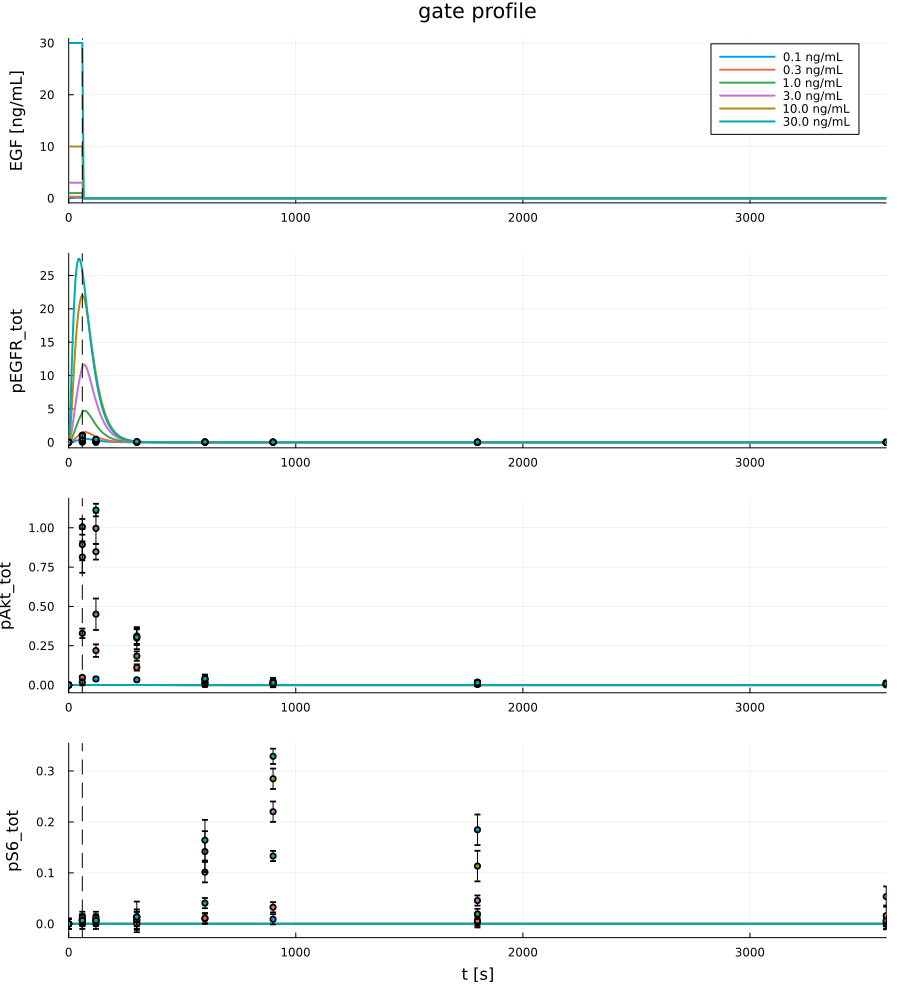

The script that saved this image:
# Fujita et al. (2010), Sci Signal 3(132):ra56, as posed in the PEtab Benchmark Collection
# (Fujita_SciSignal2010, test_data/input_pulse). Parameter estimation: nine species, six EGF
# doses, one set of rate constants, and a Gaussian negative log-likelihood over 144 measurements.
#
# EGF is a rectangular pulse. The dose is held for TPULSE and then washed out, and the edge is
# itself a measurement time, so it lands on a node and no interval straddles it. EGF is data
# rather than a variable, so it rides in the iterator as the coefficient of the association term.

ENV["GKSwstype"] = "100"

using ExaModels
using ExaModelsCollocation
using MadNLP
using Plots

# ----- Problem data from PEtab file -----

# Species, in the order of listOfSpecies
const EGFR, PEGFR, PEGFR_AKT, AKT, PAKT, S6, PAKT_S6, PS6, EGF_EGFR = 1:9
const Nz, Nc = 9, 6

# Collocation degree and subdivisions per measurement interval
const KDEG, NSUB = 4, 4

# Eleven reactions, with EGF a known input rather than a species:
#
#   v1  EGFR + EGF <-> EGF_EGFR      v7   pAkt      -> Akt
#   v2  pEGFR + Akt <-> pEGFR_Akt    v8   pS6       -> S6
#   v3  pEGFR_Akt -> pEGFR + pAkt    v9   EGF_EGFR  -> pEGFR
#   v4  pEGFR     -> 0               v10  EGFR      -> 0
#   v5  pAkt + S6 <-> pAkt_S6        v11  0         -> EGFR
#   v6  pAkt_S6   -> pAkt + pS6
#
# v10 and v11 are one turnover pair, EGFR_turnover * (EGFR_SS - EGFR).
const EGFR_SS = 68190.0

# ---------------------------------------------------- parameters_Fujita.tsv ----
# All nineteen estimated on a log10 scale over [1e-8, 1e8]: p = log10(parameter), and the
# model reads the physical value as 10^p. The nominal column is the published optimum.
const TURNOVER, INIT_AKT, INIT_EGFR, INIT_S6 = 1:4
const K1F, K1R, K2F, K2R, K3, K4, K5F, K5R, K6, K7, K8, K9 = 5:16
const SC_PAKT, SC_PEGFR, SC_PS6 = 17:19

const pnom = [
    0.001479614562719,     # EGFR_turnover
    0.026930923029049,     # init_AKT
    37536153.8059105,      # init_EGFR
    188.063148677911,      # init_S6
    0.003690766129111,     # reaction_1_k1
    0.002301175486005,     # reaction_1_k2
    0.000936500808211,     # reaction_2_k1
    60965.2066642586,      # reaction_2_k2
    0.433225051651771,     # reaction_3_k1
    0.030155177423024,     # reaction_4_k1
    3.27310803801897e-06,  # reaction_5_k1
    0.000398546299782,     # reaction_5_k2
    5.46319692934546e-06,  # reaction_6_k1
    0.011803208311735,     # reaction_7_k1
    0.000944761775113,     # reaction_8_k1
    0.028510798479438,     # reaction_9_k1
    41.3771031603841,      # scaling_pAkt_tot
    5.64785460492811e-08,  # scaling_pEGFR_tot
    78521.9513232784,      # scaling_pS6_tot
]
const Np = length(pnom)
const θnom = log10.(pnom)
const θLB, θUB = fill(log10(1e-8), Np), fill(log10(1e8), Np)

# One call per structurally distinct right-hand side. The Akt module and the S6 module are
# isomorphic, so three of the six cover both members of a pair and the rows are index sets.

# A free kinase: (free, partner, complex, recycled from, kf, kr, kd)
const FREE = [
    (AKT, PEGFR, PEGFR_AKT, PAKT, K2F, K2R, K7),
    (S6,  PAKT,  PAKT_S6,   PS6,  K5F, K5R, K8),
]

# Its complex: (complex, reactant, reactant, kf, kr, kc)
const CPLX = [
    (PEGFR_AKT, AKT, PEGFR, K2F, K2R, K3),
    (PAKT_S6,   S6,  PAKT,  K5F, K5R, K6),
]

# Its activated form: (activated, upstream, ka, partner, complex, kf, kr, kc, kd)
const ACTV = [
    (PEGFR, EGF_EGFR,  K9, AKT, PEGFR_AKT, K2F, K2R, K3, K4),
    (PAKT,  PEGFR_AKT, K3, S6,  PAKT_S6,   K5F, K5R, K6, K7),
]

# Species present at t = 0, each from its own parameter; everything else is 0
const ic_p = [(EGFR, INIT_EGFR), (AKT, INIT_AKT), (S6, INIT_S6)]
const ic_0 = [v for v in 1:Nz if !any(q -> q[1] == v, ic_p)]

# ------------------------------------------ experimentalCondition_Fujita.tsv ----
# The six conditions are EGF doses [ng/mL], each applied as a pulse over [0, TPULSE]
const TEND, TPULSE = 3600.0, 60.0
const DOSE = [0.1, 0.3, 1.0, 3.0, 10.0, 30.0]

# ------------------------------------- measurementData_pulse_Fujita.tsv ----
# One entry per (observable, condition). The two-species observables are scaled sums, so each
# carries the pair it reads. Columns are time, measurement, and sigma.
const meas = [
    (SC_PEGFR, (PEGFR, PEGFR_AKT), 1, [   0.0   0.0000000e+00   0.01
                                         60.0   2.6607499e-02   0.01
                                        120.0   1.8747276e-02   0.01
                                        300.0   4.4578443e-03   0.01
                                        600.0   2.8718951e-03   0.01
                                        900.0   2.8718951e-03   0.01
                                       1800.0   2.8718951e-03   0.01
                                       3600.0   6.8758800e-04   0.01]),
    (SC_PEGFR, (PEGFR, PEGFR_AKT), 2, [   0.0   0.0000000e+00   0.01
                                         60.0   7.2142779e-02   0.02
                                        120.0   2.8296383e-02   0.01
                                        300.0   1.2036420e-02   0.01
                                        600.0   6.3916011e-03   0.01
                                        900.0   6.5770372e-03   0.01
                                       1800.0   2.4638037e-03   0.01
                                       3600.0   1.1737089e-03   0.01]),
    (SC_PEGFR, (PEGFR, PEGFR_AKT), 3, [   0.0   0.0000000e+00   0.01
                                         60.0   2.5434890e-01   0.05
                                        120.0   8.6042962e-02   0.01
                                        300.0   1.0307423e-02   0.01
                                        600.0   2.8718951e-03   0.01
                                        900.0   2.8718951e-03   0.01
                                       1800.0   2.8718951e-03   0.01
                                       3600.0   2.3383729e-03   0.01]),
    (SC_PEGFR, (PEGFR, PEGFR_AKT), 4, [   0.0   0.0000000e+00   0.01
                                         60.0   5.8356409e-01    0.1
                                        120.0   2.1277657e-01   0.04
                                        300.0   2.4674493e-02   0.01
                                        600.0   1.3849656e-02   0.01
                                        900.0   7.8426463e-03   0.01
                                       1800.0   7.6294933e-03   0.01
                                       3600.0   1.6372512e-03   0.01]),
    (SC_PEGFR, (PEGFR, PEGFR_AKT), 5, [   0.0   0.0000000e+00   0.01
                                         60.0   1.0629958e+00  0.125
                                        120.0   3.9510878e-01   0.06
                                        300.0   4.9381839e-02   0.05
                                        600.0   4.2019287e-02   0.03
                                        900.0   2.7795719e-02   0.01
                                       1800.0   1.0327331e-02   0.01
                                       3600.0   2.9840891e-03   0.01]),
    (SC_PEGFR, (PEGFR, PEGFR_AKT), 6, [   0.0   0.0000000e+00   0.01
                                         60.0   1.0188246e+00   0.07
                                        120.0   4.5013403e-01   0.04
                                        300.0   1.0357264e-01   0.03
                                        600.0   5.6001180e-02   0.01
                                        900.0   2.0638918e-02   0.01
                                       1800.0   2.3500184e-02   0.01
                                       3600.0   4.7958476e-03   0.01]),
    (SC_PAKT,  (PAKT, PAKT_S6), 1, [   0.0   0.0000000e+00   0.01
                                      60.0   1.8292054e-02   0.02
                                     120.0   3.8759236e-02   0.01
                                     300.0   3.3397574e-02   0.01
                                     600.0   3.4415432e-03   0.01
                                     900.0   3.4415432e-03   0.01
                                    1800.0   3.4415432e-03   0.01
                                    3600.0   5.2939586e-03   0.01]),
    (SC_PAKT,  (PAKT, PAKT_S6), 2, [   0.0   0.0000000e+00   0.01
                                      60.0   4.8407699e-02   0.01
                                     120.0   2.1885126e-01   0.04
                                     300.0   1.1153496e-01   0.02
                                     600.0   1.1040503e-02   0.01
                                     900.0   1.0648881e-02   0.01
                                    1800.0   5.5566403e-03   0.01
                                    3600.0   4.8664931e-03   0.01]),
    (SC_PAKT,  (PAKT, PAKT_S6), 3, [   0.0   0.0000000e+00   0.01
                                      60.0   3.2908701e-01   0.03
                                     120.0   4.5038187e-01    0.1
                                     300.0   1.8438721e-01   0.03
                                     600.0   1.8350976e-02   0.03
                                     900.0   6.8830863e-03   0.02
                                    1800.0   6.8830863e-03   0.01
                                    3600.0   9.2644587e-04   0.01]),
    (SC_PAKT,  (PAKT, PAKT_S6), 4, [   0.0   0.0000000e+00   0.01
                                      60.0   8.1405426e-01    0.1
                                     120.0   8.4795502e-01   0.05
                                     300.0   3.1184711e-01   0.05
                                     600.0   3.6473296e-02   0.03
                                     900.0   1.6065632e-02   0.03
                                    1800.0   1.8031099e-02   0.01
                                    3600.0   1.3950348e-02   0.01]),
    (SC_PAKT,  (PAKT, PAKT_S6), 5, [   0.0   0.0000000e+00   0.01
                                      60.0   8.9307345e-01    0.1
                                     120.0   9.9645811e-01    0.1
                                     300.0   2.9820608e-01   0.07
                                     600.0   3.9357645e-02   0.02
                                     900.0   2.4093155e-02   0.01
                                    1800.0   1.8031099e-02   0.01
                                    3600.0   1.0588425e-02   0.01]),
    (SC_PAKT,  (PAKT, PAKT_S6), 6, [   0.0   0.0000000e+00   0.01
                                      60.0   1.0061314e+00   0.05
                                     120.0   1.1127800e+00   0.04
                                     300.0   3.0429659e-01   0.05
                                     600.0   4.0281846e-02   0.01
                                     900.0   1.4749471e-02   0.01
                                    1800.0   1.4749471e-02   0.01
                                    3600.0   9.1743119e-03   0.01]),
    (SC_PS6,   (PS6,), 1, [   0.0   0.0000000e+00   0.01
                             60.0   8.5344898e-03   0.01
                            120.0   6.6955415e-03   0.01
                            300.0   5.4726298e-03   0.01
                            600.0   9.9161154e-03   0.01
                            900.0   9.0407288e-03   0.01
                           1800.0   2.9881533e-03   0.01
                           3600.0   6.7162533e-04   0.01]),
    (SC_PS6,   (PS6,), 2, [   0.0   0.0000000e+00   0.01
                             60.0   4.9995523e-06   0.01
                            120.0   2.7725194e-05   0.01
                            300.0   3.4766455e-04   0.01
                            600.0   1.1209877e-02   0.01
                            900.0   3.2618783e-02   0.01
                           1800.0   6.0753424e-03   0.01
                           3600.0  -7.4947758e-04   0.01]),
    (SC_PS6,   (PS6,), 3, [   0.0   0.0000000e+00   0.01
                             60.0   6.1492506e-03   0.01
                            120.0   6.2248329e-03   0.01
                            300.0   8.2858830e-03   0.02
                            600.0   4.0732776e-02   0.01
                            900.0   1.3314356e-01   0.01
                           1800.0   1.9442348e-02   0.01
                           3600.0   5.9841288e-03   0.01]),
    (SC_PS6,   (PS6,), 4, [   0.0   0.0000000e+00   0.01
                             60.0   8.7061243e-03   0.01
                            120.0   8.5923618e-03   0.01
                            300.0   1.3731842e-02   0.03
                            600.0   1.0145278e-01   0.02
                            900.0   2.2009104e-01   0.02
                           1800.0   4.5782144e-02   0.01
                           3600.0   6.5694391e-03   0.01]),
    (SC_PS6,   (PS6,), 5, [   0.0   0.0000000e+00   0.01
                             60.0   1.3799008e-02   0.01
                            120.0   1.3799032e-02   0.01
                            300.0   1.3708360e-02   0.01
                            600.0   1.4189141e-01   0.04
                            900.0   2.8473327e-01   0.02
                           1800.0   1.1341547e-01   0.03
                           3600.0   1.6032687e-02   0.02]),
    (SC_PS6,   (PS6,), 6, [   0.0   0.0000000e+00   0.01
                             60.0   6.6615897e-03   0.01
                            120.0   6.6615897e-03   0.01
                            300.0   1.3734175e-02   0.01
                            600.0   1.6416058e-01   0.04
                            900.0   3.2879703e-01  0.015
                           1800.0   1.8462120e-01   0.03
                           3600.0   5.3497993e-02   0.02]),
]
const Nm = sum(size(tbl, 1) for (_, _, _, tbl) in meas)

# ----- Create ExaModel -----

# The physical value of a log10-scaled parameter, in-lined into every kernel
ph(p, m) = exp(log(10.0) * p[m])

function state0(θ)
    z0 = zeros(Nz)
    for (v, m) in ic_p
        z0[v] = 10.0^θ[m]
    end
    return z0
end

# The negative log-likelihood on the pulse data at the nominal θ, from Rodas5P at atol = rtol =
# 1e-12. The nominal column is the optimum for the step data, so here it is a start point and not
# the answer.
#
# PEtab.jl reports 25813.1357 for the same problem, which is this model with EGF never switched
# off: integrating the pulse conditions as steps reproduces 25813.1359. SBMLImporter does not
# deactivate the `time <= EGF_end` gate, so its EGF stays at the dose through t = 3600.
const NLL_REF = 4028.148273723562

function examodel_fujita(θ0 = θnom; K = KDEG, nsub = NSUB, pin = false, zstart = nothing)
    # Mesh: every measurement time is a node, each measurement interval split nsub ways.
    # TPULSE is itself a measurement time, so the pulse edge is a node by construction.
    tmeas = sort(unique(vcat([tbl[:, 1] for (_, _, _, tbl) in meas]...)))
    nodes, imeas = [tmeas[1]], Dict(tmeas[1] => 0)
    for j in 2:length(tmeas)
        for s in 1:nsub
            push!(nodes, tmeas[j-1] + s * (tmeas[j] - tmeas[j-1]) / nsub)
        end
        nodes[end] = tmeas[j]                     # the node is the measurement time itself
        imeas[tmeas[j]] = length(nodes) - 1
    end
    N, ion = length(nodes) - 1, imeas[TPULSE]     # ion = last interval under the pulse

    # Create CollocationExaCore
    core = CollocationExaCore(nodes, K)

    # Create CollocationVariables, started flat at the initial condition unless handed a
    # trajectory. Solving the pinned problem first and starting the estimation from its states
    # is what carries this model, the flat start reaching only a locally infeasible point.
    z0 = state0(θ0)
    zs = zstart === nothing ? [z0[v] for v in 1:Nz, _ in 1:Nc, _ in 1:N, _ in 0:K] : zstart
    @add_var_collocation(core, z, 1:Nz, 1:Nc; start = zs)       # z[v,c,i,k]

    # Create variables (unknown parameters to estimate)
    # pin = true fixes θ and leaves a pure simulation, which is what checks the discretization
    ExaModels.@add_var(core, p, 1:Np;
        lvar = pin ? θ0 : θLB, uvar = pin ? θ0 : θUB, start = θ0)

    # Create iterator. EGF is data and constant across an interval, the pulse edge being a
    # node, so the two receptor equations are written out over (i,k) with the dose in the row
    itr_egf = [(i <= ion ? DOSE[c] : 0.0, c, i, k) for c in 1:Nc, i in 1:N, k in 1:K]

    # Create collocation constraints
    @add_con_collocation(core, coll_free, z[y,c],
        -ph(p, kf) * z[x,c] * z[y,c] + ph(p, kr) * z[xy,c] + ph(p, kd) * z[w,c]
        for (y,x,xy,w,kf,kr,kd) in FREE, c in 1:Nc
    )
    @add_con_collocation(core, coll_cplx, z[xy,c],
        ph(p, kf) * z[a,c] * z[b,c] - (ph(p, kr) + ph(p, kc)) * z[xy,c]
        for (xy,a,b,kf,kr,kc) in CPLX, c in 1:Nc
    )
    @add_con_collocation(core, coll_actv, z[y,c],
        ph(p, ka) * z[up,c] - ph(p, kf) * z[a,c] * z[y,c] +
        (ph(p, kr) + ph(p, kc)) * z[xy,c] - ph(p, kd) * z[y,c]
        for (y,up,ka,a,xy,kf,kr,kc,kd) in ACTV, c in 1:Nc
    )
    @add_con_collocation(core, coll_ps6, z[PS6,c],
        ph(p, K6) * z[PAKT_S6,c] - ph(p, K8) * z[PS6,c]
        for c in 1:Nc
    )
    @add_con_collocation(core, coll_bound, z[EGF_EGFR,c],
        u * ph(p, K1F) * z[EGFR,c] - (ph(p, K1R) + ph(p, K9)) * z[EGF_EGFR,c]
        for (u,c,i,k) in itr_egf
    )
    @add_con_collocation(core, coll_recep, z[EGFR,c],
        -u * ph(p, K1F) * z[EGFR,c] + ph(p, K1R) * z[EGF_EGFR,c] +
        ph(p, TURNOVER) * (EGFR_SS - z[EGFR,c])
        for (u,c,i,k) in itr_egf
    )

    # Create continuity constraints
    @add_con_continuity(core, cont, z)

    # Create initial condition constraints
    ExaModels.@add_con(core, ic_par, z[v,c,1,0] - ph(p, m) for (v,m) in ic_p, c in 1:Nc)
    ExaModels.@add_con(core, ic_zero, z[v,c,1,0] for v in ic_0, c in 1:Nc)

    # Create objective function. A t = 0 sample reads (i,kk) = (1,0), every other one the
    # right end of its interval
    obj2 = Tuple{Int,Int,Int,Int,Int,Int,Float64,Float64,Float64}[]
    obj1 = Tuple{Int,Int,Int,Int,Int,Float64,Float64,Float64}[]
    for (ms, vs, c, tbl) in meas, row in axes(tbl, 1)
        tm, ym, sd = tbl[row, 1], tbl[row, 2], tbl[row, 3]
        i, kk = imeas[tm] == 0 ? (1, 0) : (imeas[tm], K)
        cst = log(sd) + 0.5 * log(2π)
        length(vs) == 2 ? push!(obj2, (ms, vs[1], vs[2], c, i, kk, ym, sd, cst)) :
                          push!(obj1, (ms, vs[1], c, i, kk, ym, sd, cst))
    end
    ExaModels.@add_obj(core,
        0.5 * ((ph(p, ms) * (z[v1,c,i,kk] + z[v2,c,i,kk]) - ym) / sd)^2 + cst
        for (ms,v1,v2,c,i,kk,ym,sd,cst) in obj2
    )
    ExaModels.@add_obj(core,
        0.5 * ((ph(p, ms) * z[v,c,i,kk] - ym) / sd)^2 + cst
        for (ms,v,c,i,kk,ym,sd,cst) in obj1
    )

    return ExaModel(core)
end

# ----- Solve -----

# Simulate at the nominal θ, which pins the discretization against NLL_REF
sim = examodel_fujita(; pin = true)
rsim = madnlp(sim; tol = 1e-8, max_iter = 3000)
println("simulate at nominal θ")
println("  status = $(rsim.status)")
println("  nllh   = $(rsim.objective), against $NLL_REF")

# Estimate, started from that trajectory
model = examodel_fujita(; zstart = solution(rsim, sim.z))
result = madnlp(model; tol = 1e-8, max_iter = 3000)
θsol = solution(result, model.p)
println("estimate")
println("  status = $(result.status)")
println("  nllh   = $(result.objective), from $(rsim.objective) at the nominal θ")

# ----- Plot -----

const OBS = [(SC_PEGFR, (PEGFR, PEGFR_AKT), "pEGFR_tot"),
             (SC_PAKT,  (PAKT, PAKT_S6),    "pAkt_tot"),
             (SC_PS6,   (PS6,),             "pS6_tot")]

tgrid = collect(range(0.0, TEND; length = 601))
zfit = interpolate(model, result, model.z, tgrid)
rsol = 10.0 .^ θsol

# The gate as the model reads it: one value per interval, held over [0, TPULSE] and 0 after
pu = plot(
    tgrid, [t <= TPULSE ? DOSE[c] : 0.0 for t in tgrid, c in 1:Nc];
    linewidth = 2, color = (1:Nc)', xlims = (0.0, TEND), legend = :topright,
    label = reshape(["$d ng/mL" for d in DOSE], 1, :),
    ylabel = "EGF [ng/mL]", title = "gate profile",
)

panels = map(OBS) do (ms, vs, name)
    yfit = [rsol[ms] * sum(zt[v, c] for v in vs) for zt in zfit, c in 1:Nc]
    q = plot(
        tgrid, yfit;
        linewidth = 2, color = (1:Nc)', xlims = (0.0, TEND), legend = false,
        xlabel = (name == "pS6_tot" ? "t [s]" : ""), ylabel = name,
    )
    for (msq, _, c, tbl) in meas
        msq == ms || continue
        scatter!(q, tbl[:, 1], tbl[:, 2];
                 yerror = tbl[:, 3], markersize = 3, color = c, label = false)
    end
    q
end

for q in (pu, panels...)
    vline!(q, [TPULSE]; color = :black, linestyle = :dash, linewidth = 1, label = false)
end

png = joinpath(@__DIR__, "fujita.png")
savefig(plot(pu, panels...;
             layout = grid(4, 1; heights = [0.22, 0.26, 0.26, 0.26]), size = (900, 1000)), png)
println("wrote $png")
